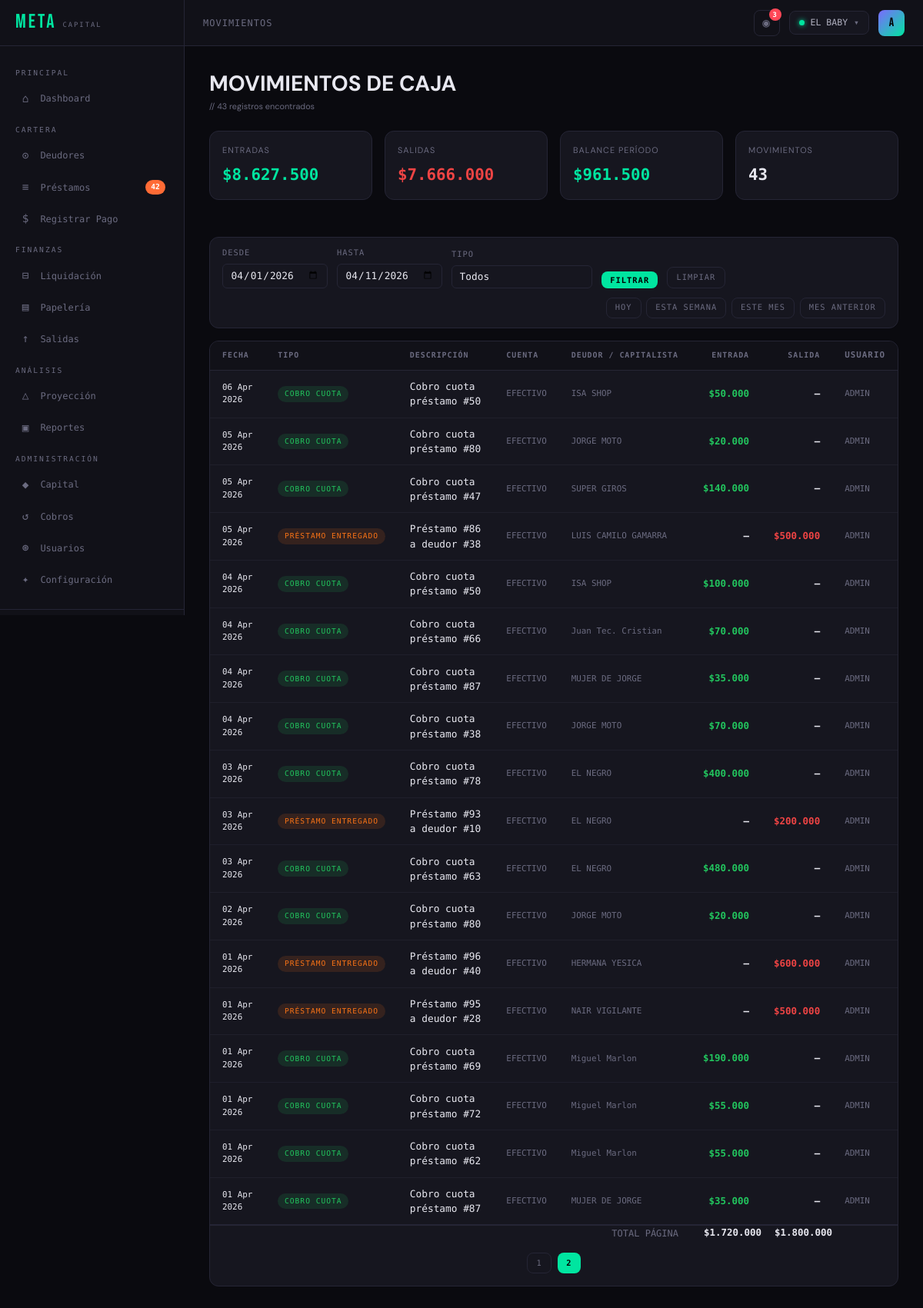
The app's page /pages/movimientos.php?page=2 (signed in) with its own data.
### tables this page shows
CREATE TABLE `cobros` (
  `id` int(11) NOT NULL,
  `nombre` varchar(100) NOT NULL,
  `descripcion` varchar(255) DEFAULT NULL,
  `direccion` varchar(255) DEFAULT NULL,
  `telefono` varchar(20) DEFAULT NULL,
  `papeleria_pct` decimal(5,2) NOT NULL DEFAULT 10.00,
  `activo` tinyint(1) NOT NULL DEFAULT 1,
  `created_at` datetime NOT NULL DEFAULT current_timestamp(),
  `updated_at` datetime NOT NULL DEFAULT current_timestamp() ON UPDATE current_timestamp()
);

CREATE TABLE `capital_movimientos` (
  `id` int(11) NOT NULL,
  `cobro_id` int(11) NOT NULL,
  `tipo` enum('abono','retiro','liquidacion','redito_causado','redito_pagado','prestamo_salida','cobro_entrada','ingreso_capital','retiro_capital','prestamo_proporcional','cobro_proporcional','cobro_cuota','salida','redito','prestamo') NOT NULL,
  `tipo_salida_id` int(11) DEFAULT NULL,
  `origen` enum('capital','cobrador','liquidacion') DEFAULT 'capital',
  `es_entrada` tinyint(1) NOT NULL,
  `monto` decimal(15,2) NOT NULL,
  `cuenta_id` int(11) DEFAULT NULL,
  `metodo_pago` enum('efectivo','banco') NOT NULL DEFAULT 'efectivo',
  `capitalista_id` int(11) DEFAULT NULL,
  `prestamo_id` int(11) DEFAULT NULL,
  `pago_id` int(11) DEFAULT NULL,
  `descripcion` varchar(300) DEFAULT NULL,
  `anulado` tinyint(1) NOT NULL DEFAULT 0,
  `anulado_at` datetime DEFAULT NULL,
  `anulado_por` int(11) DEFAULT NULL,
  `fecha` date NOT NULL,
  `usuario_id` int(11) DEFAULT NULL,
  `created_at` timestamp NOT NULL DEFAULT current_timestamp()
);

CREATE TABLE `cuentas` (
  `id` int(11) NOT NULL,
  `cobro_id` int(11) NOT NULL,
  `nombre` varchar(100) NOT NULL,
  `tipo` enum('efectivo','nequi','bancolombia','daviplata','transfiya','otro') NOT NULL DEFAULT 'efectivo',
  `numero` varchar(50) DEFAULT NULL,
  `titular` varchar(100) DEFAULT NULL,
  `activa` tinyint(1) NOT NULL DEFAULT 1,
  `created_at` datetime NOT NULL DEFAULT current_timestamp()
);

CREATE TABLE `deudores` (
  `id` int(11) NOT NULL,
  `cobro_id` int(11) DEFAULT NULL,
  `nombre` varchar(150) NOT NULL,
  `telefono` varchar(20) DEFAULT NULL,
  `telefono_alt` varchar(20) DEFAULT NULL,
  `ocupacion` varchar(150) DEFAULT NULL,
  `documento` varchar(20) DEFAULT NULL,
  `direccion` varchar(255) DEFAULT NULL,
  `lat` decimal(10,7) DEFAULT NULL,
  `lng` decimal(10,7) DEFAULT NULL,
  `place_id` varchar(255) DEFAULT NULL,
  `barrio` varchar(100) DEFAULT NULL,
  `codeudor_nombre` varchar(150) DEFAULT NULL,
  `codeudor_telefono` varchar(20) DEFAULT NULL,
  `codeudor_documento` varchar(20) DEFAULT NULL,
  `garantia_descripcion` varchar(255) DEFAULT NULL,
  `comportamiento` enum('bueno','regular','clavo') DEFAULT 'bueno',
  `activo` tinyint(1) NOT NULL DEFAULT 1,
  `notas` text DEFAULT NULL,
  `saldo_favor` decimal(15,2) NOT NULL DEFAULT 0.00,
  `created_at` datetime NOT NULL DEFAULT current_timestamp(),
  `updated_at` datetime NOT NULL DEFAULT current_timestamp() ON UPDATE current_timestamp()
);

CREATE TABLE `usuarios` (
  `id` int(11) NOT NULL,
  `nombre` varchar(100) NOT NULL,
  `email` varchar(100) NOT NULL,
  `password_hash` varchar(255) NOT NULL,
  `rol` enum('superadmin','admin','cobrador','consulta') NOT NULL DEFAULT 'cobrador',
  `activo` tinyint(1) NOT NULL DEFAULT 1,
  `ultimo_login` datetime DEFAULT NULL,
  `created_at` datetime NOT NULL DEFAULT current_timestamp(),
  `updated_at` datetime NOT NULL DEFAULT current_timestamp() ON UPDATE current_timestamp(),
  `session_token` varchar(64) DEFAULT NULL
);

### pages/movimientos.php (the view, shortened to what the rows shown need)
<?php
$db    = getDB();
$cobro = cobroActivo();
$fechaDesde = $_GET['desde'] ?? date('Y-m-01');
$fechaHasta = $_GET['hasta'] ?? date('Y-m-d');
$page       = max(1, (int)($_GET['page'] ?? 1));
$limit      = 25;
$offset     = ($page - 1) * $limit;
$where  = ['m.cobro_id=?', 'm.tipo != "prestamo_proporcional"', '(m.anulado=0 OR m.anulado IS NULL)'];
$params = [$cobro];
if ($fechaDesde) { $where[] = 'm.fecha >= ?'; $params[] = $fechaDesde; }
if ($fechaHasta) { $where[] = 'm.fecha <= ?'; $params[] = $fechaHasta; }
$whereSQL = implode(' AND ', $where);
$stmtM = $db->prepare("
    SELECT m.*,
        c.nombre AS cuenta_nombre,
        cap.nombre AS capitalista_nombre,
        d.nombre AS deudor_nombre,
        u.nombre AS usuario_nombre
    FROM capital_movimientos m
    LEFT JOIN cuentas c       ON c.id   = m.cuenta_id
    LEFT JOIN capitalistas cap ON cap.id = m.capitalista_id
    LEFT JOIN prestamos pr    ON pr.id  = m.prestamo_id
    LEFT JOIN deudores d      ON d.id   = pr.deudor_id
    LEFT JOIN usuarios u      ON u.id   = m.usuario_id
    WHERE $whereSQL
    ORDER BY m.fecha DESC, m.id DESC
    LIMIT $limit OFFSET $offset
");
$stmtM->execute($params);
$movimientos = $stmtM->fetchAll();
$tiposMap = [
    'ingreso_capital'      => 'Ingreso Capital',
    'retiro_capital'       => 'Devolución Capital',
    'prestamo'             => 'Préstamo Entregado',
    'cobro_cuota'          => 'Cobro Cuota',
    'redito'               => 'Rédito Pagado',
    'retiro'               => 'Retiro Capitalista',
    'liquidacion'          => 'Liquidación',
    'salida'               => 'Gasto / Salida',
    'cobro_proporcional'   => 'Cobro Proporcional',
    'prestamo_proporcional'=> 'Préstamo Proporcional',
    'redito_causado'       => 'Rédito Causado',
    'redito_pagado'        => 'Rédito Pagado',
    'cobro_entrada'        => 'Cobro Entrada',
    'prestamo_salida'      => 'Préstamo Salida',
];
require_once __DIR__ . '/../includes/header.php';
?>
<div style="display:flex;align-items:center;justify-content:space-between;margin-bottom:1.5rem;flex-wrap:wrap;gap:1rem">
  <div>
    <h1 class="page-title">MOVIMIENTOS DE CAJA</h1>
  </div>
</div>
<div class="card">
  <div class="table-wrap">
    <table>
      <thead>
        <tr>
          <th>Fecha</th>
          <th>Tipo</th>
          <th>Descripción</th>
          <th>Cuenta</th>
          <th>Deudor / Capitalista</th>
          <th style="text-align:right">Entrada</th>
          <th style="text-align:right">Salida</th>
          <th class="text-muted text-xs">Usuario</th>
        </tr>
      </thead>
      <tbody>
        <?php if (empty($movimientos)): ?>
        <tr><td colspan="8" style="text-align:center;padding:2rem;color:var(--muted)">Sin movimientos en el período</td></tr>
        <?php else: ?>
        <?php foreach ($movimientos as $m): ?>
        <?php
          $tipoLabel = $tiposMap[$m['tipo']] ?? ucfirst(str_replace('_',' ',$m['tipo']));
          $tipoColor = match($m['tipo']) {
            'cobro_cuota'     => '#22c55e',
            'ingreso_capital' => '#818cf8',
            'prestamo'        => '#f97316',
            'retiro_capital'  => '#ef4444',
            'redito'          => '#f59e0b',
            'salida'          => '#ef4444',
            default           => 'var(--muted)'
          };
          $ref = $m['deudor_nombre'] ?? $m['capitalista_nombre'] ?? '—';
        ?>
        <tr>
          <td class="text-mono text-xs"><?= date('d M Y', strtotime($m['fecha'])) ?></td>
          <td>
            <span class="badge" style="background:<?= $tipoColor ?>22;color:<?= $tipoColor ?>;font-size:0.6rem;white-space:nowrap">
              <?= $tipoLabel ?>
            </span>
          </td>
          <td style="font-size:0.8rem"><?= htmlspecialchars($m['descripcion'] ?? '—') ?></td>
          <td class="text-muted text-xs"><?= htmlspecialchars($m['cuenta_nombre'] ?? '—') ?></td>
          <td class="text-muted text-xs"><?= htmlspecialchars($ref) ?></td>
          <td style="text-align:right" class="text-mono fw-600">
            <?php if ($m['es_entrada']): ?>
              <span style="color:#22c55e"><?= fmt($m['monto']) ?></span>
            <?php else: ?>—<?php endif; ?>
          </td>
          <td style="text-align:right" class="text-mono fw-600">
            <?php if (!$m['es_entrada']): ?>
              <span style="color:#ef4444"><?= fmt($m['monto']) ?></span>
            <?php else: ?>—<?php endif; ?>
          </td>
          <td class="text-muted text-xs"><?= htmlspecialchars($m['usuario_nombre'] ?? '—') ?></td>
        </tr>
        <?php endforeach; ?>
        <?php endif; ?>
      </tbody>
    </table>
  </div>
</div>
<?php require_once __DIR__ . '/../includes/footer.php'; ?>

### includes/header.php (shortened to what the rows shown need)
<!DOCTYPE html>
<html lang="es">
<head>
  <link rel="stylesheet" href="/assets/css/style.css">
</head>
<body>
<div class="layout">
  <header class="topbar">
    <div class="topbar-right">
      <?php
        $cobroNombre = '—';
        $cobro_id    = cobroActivo();
        if ($cobro_id) {
          $stmtC = getDB()->prepare("SELECT nombre FROM cobros WHERE id = ?");
          $stmtC->execute([$cobro_id]);
          $cobroNombre = $stmtC->fetchColumn() ?: '—';
        }
      ?>
      <div style="position:relative" id="campana-wrap">
        <button class="btn btn-ghost btn-sm" id="btn-campana"
                onclick="toggleNotifs()"
                style="position:relative;width:34px;height:34px;padding:0;display:flex;align-items:center;justify-content:center;font-size:1rem">
        </button>
      </div>
      <div class="cobro-selector" onclick="openModal('modal-cobro')">
        <div class="dot-active"></div>
        <?= htmlspecialchars($cobroNombre) ?>
        <?php if ($_SESSION['rol'] === 'superadmin'): ?>
        <span style="color:var(--muted)">▾</span>
        <?php endif; ?>
      </div>
      <div style="position:relative">
        <div class="user-avatar" data-dropdown="user-menu">
        </div>
      </div>
    </div>
  </header>
  <main class="content">

### records on screen
cobros: nombre "EL BABY"
capital_movimientos: fecha "06 Apr 2026", tipo "COBRO CUOTA", descripcion "Cobro cuota préstamo #50", cuenta.nombre "EFECTIVO", deudores.nombre "ISA SHOP", monto "$50.000", usuario.nombre "ADMIN"
capital_movimientos: fecha "05 Apr 2026", tipo "COBRO CUOTA", descripcion "Cobro cuota préstamo #80", cuenta.nombre "EFECTIVO", deudores.nombre "JORGE MOTO", monto "$20.000", usuario.nombre "ADMIN"
capital_movimientos: fecha "05 Apr 2026", tipo "COBRO CUOTA", descripcion "Cobro cuota préstamo #47", cuenta.nombre "EFECTIVO", deudores.nombre "SUPER GIROS", monto "$140.000", usuario.nombre "ADMIN"
capital_movimientos: fecha "05 Apr 2026", tipo "PRÉSTAMO ENTREGADO", descripcion "Préstamo #86 a deudor #38", cuenta.nombre "EFECTIVO", deudores.nombre "LUIS CAMILO GAMARRA", monto "$500.000", usuario.nombre "ADMIN"
capital_movimientos: fecha "04 Apr 2026", tipo "COBRO CUOTA", descripcion "Cobro cuota préstamo #50", cuenta.nombre "EFECTIVO", deudores.nombre "ISA SHOP", monto "$100.000", usuario.nombre "ADMIN"
capital_movimientos: fecha "04 Apr 2026", tipo "COBRO CUOTA", descripcion "Cobro cuota préstamo #66", cuenta.nombre "EFECTIVO", deudores.nombre "Juan Tec. Cristian", monto "$70.000", usuario.nombre "ADMIN"
capital_movimientos: fecha "04 Apr 2026", tipo "COBRO CUOTA", descripcion "Cobro cuota préstamo #87", cuenta.nombre "EFECTIVO", deudores.nombre "MUJER DE JORGE", monto "$35.000", usuario.nombre "ADMIN"
capital_movimientos: fecha "04 Apr 2026", tipo "COBRO CUOTA", descripcion "Cobro cuota préstamo #38", cuenta.nombre "EFECTIVO", deudores.nombre "JORGE MOTO", monto "$70.000", usuario.nombre "ADMIN"
capital_movimientos: fecha "03 Apr 2026", tipo "COBRO CUOTA", descripcion "Cobro cuota préstamo #78", cuenta.nombre "EFECTIVO", deudores.nombre "EL NEGRO", monto "$400.000", usuario.nombre "ADMIN"
capital_movimientos: fecha "03 Apr 2026", tipo "PRÉSTAMO ENTREGADO", descripcion "Préstamo #93 a deudor #10", cuenta.nombre "EFECTIVO", deudores.nombre "EL NEGRO", monto "$200.000", usuario.nombre "ADMIN"
capital_movimientos: fecha "03 Apr 2026", tipo "COBRO CUOTA", descripcion "Cobro cuota préstamo #63", cuenta.nombre "EFECTIVO", deudores.nombre "EL NEGRO", monto "$480.000", usuario.nombre "ADMIN"
capital_movimientos: fecha "02 Apr 2026", tipo "COBRO CUOTA", descripcion "Cobro cuota préstamo #80", cuenta.nombre "EFECTIVO", deudores.nombre "JORGE MOTO", monto "$20.000", usuario.nombre "ADMIN"
capital_movimientos: fecha "01 Apr 2026", tipo "PRÉSTAMO ENTREGADO", descripcion "Préstamo #96 a deudor #40", cuenta.nombre "EFECTIVO", deudores.nombre "HERMANA YESICA", monto "$600.000", usuario.nombre "ADMIN"
capital_movimientos: fecha "01 Apr 2026", tipo "PRÉSTAMO ENTREGADO", descripcion "Préstamo #95 a deudor #28", cuenta.nombre "EFECTIVO", deudores.nombre "NAIR VIGILANTE", monto "$500.000", usuario.nombre "ADMIN"
capital_movimientos: fecha "01 Apr 2026", tipo "COBRO CUOTA", descripcion "Cobro cuota préstamo #69", cuenta.nombre "EFECTIVO", deudores.nombre "Miguel Marlon", monto "$190.000", usuario.nombre "ADMIN"
capital_movimientos: fecha "01 Apr 2026", tipo "COBRO CUOTA", descripcion "Cobro cuota préstamo #72", cuenta.nombre "EFECTIVO", deudores.nombre "Miguel Marlon", monto "$55.000", usuario.nombre "ADMIN"
capital_movimientos: fecha "01 Apr 2026", tipo "COBRO CUOTA", descripcion "Cobro cuota préstamo #62", cuenta.nombre "EFECTIVO", deudores.nombre "Miguel Marlon", monto "$55.000", usuario.nombre "ADMIN"
capital_movimientos: fecha "01 Apr 2026", tipo "COBRO CUOTA", descripcion "Cobro cuota préstamo #87", cuenta.nombre "EFECTIVO", deudores.nombre "MUJER DE JORGE", monto "$35.000", usuario.nombre "ADMIN"

### other values on screen
$vencidas "42"
$pageSection ?: $pageTitle "MOVIMIENTOS"
$nAlertas "3"
substr($_SESSION['usuario_nombre'], 0, 1) "A"
$totalRegs "43"
fmt($stats['total_entradas']) "$8.627.500"
fmt($stats['total_salidas']) "$7.666.000"
fmt($stats['balance']) "$961.500"
$stats['total_movs'] "43"
